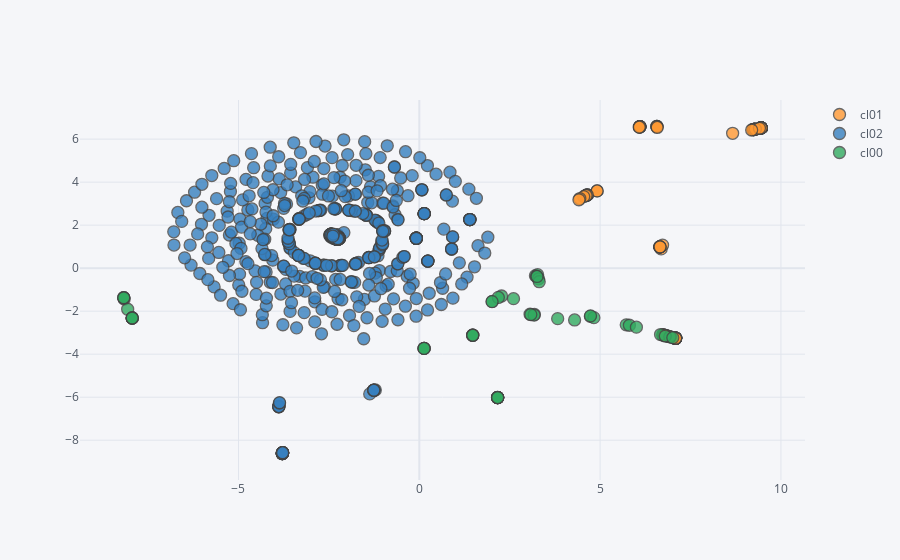

Source (notebook cell):
### Code cell
sc = MinMaxScaler()
Xs = pd.DataFrame(sc.fit_transform(X[best_tfidf]),columns=best_tfidf)
tsne = TSNE(n_components=2,n_jobs=-1)
Xm = pd.DataFrame(tsne.fit_transform(Xs),columns=['d1','d2'])
Xm['cl'] = X['cl']

Xm.iplot(kind='scatter',
                               x='d1',
                               y='d2',
                               mode='markers',
                               categories='cl')

### Figure 1 — Plotly figure (JSON) as saved in the notebook; plotly's stock layout.template omitted (floating-point values rounded to 4 significant figures; data arrays with more than 128 entries replaced by an {"elided": "..."} marker saying what was removed)
{"data": [{"marker": {"color": "rgba(255, 153, 51, 1.0)", "line": {"width": 1.3}, "opacity": 0.8, "size": 12, "symbol": "circle"}, "mode": "markers", "name": "cl01", "textfont": {"color": "#4D5663"}, "type": "scatter", "x": [7.088, 6.895, 7.087, 4.917, 9.236, 9.257, 7.087, 9.256, 6.687, 9.292, 9.454, 9.455, 9.453, 6.823, 9.247, 6.659, 9.453, 7.088, 6.748, 4.645, 4.645, 4.623, 9.292, 6.09, 7.088, 6.895, 4.917, 9.454, 9.228, 6.741, 4.613, 4.645, 9.454, 9.268, 6.732, 4.593, 9.454, 9.454, 9.454, 4.615, 9.268, 7.087, 8.664, 7.088, 7.087, 6.101, 6.655, 6.092, 6.659, 6.655, 6.727, 6.1, 6.654, 7.087, 9.251, 9.454, 7.087, 6.1, 9.454, 7.087, 6.84, 6.098, 4.547, 9.454, 6.1, 6.569, 4.439, 6.097, 9.454, 7.088, 6.1, 6.645, 7.087, 4.414, 9.25, 6.647, 9.454, 9.454, 6.76, 6.812, 6.659, 6.57, 9.454, 9.292, 6.941, 6.569, 9.406, 6.081, 6.778, 6.579, 9.19], "y": [-3.26, -3.172, -3.26, 3.591, 6.443, 6.451, -3.26, 6.451, 0.8958, 6.464, 6.521, 6.521, 6.521, -3.139, 6.447, 0.9893, 6.521, -3.26, -3.108, 3.405, 3.405, 3.388, 6.464, 6.562, -3.26, -3.172, 3.591, 6.521, 6.44, -3.104, 3.38, 3.405, 6.521, 6.455, -3.1, 3.364, 6.521, 6.521, 6.521, 3.381, 6.455, -3.26, 6.271, -3.26, -3.26, 6.583, 0.9895, 6.565, 0.9893, 0.9895, 1.073, 6.583, 0.9895, -3.26, 6.448, 6.521, -3.26, 6.583, 6.521, -3.26, -3.147, 6.575, 3.328, 6.521, 6.583, 6.586, 3.235, 6.573, 6.521, -3.26, 6.583, 0.9895, -3.26, 3.18, 6.448, 0.9896, 6.521, 6.521, -3.11, -3.134, 0.9893, 6.587, 6.521, 6.464, -3.192, 6.586, 6.504, 6.556, -3.118, 6.543, 6.424]}, {"marker": {"color": "rgba(55, 128, 191, 1.0)", "line": {"width": 1.3}, "opacity": 0.8, "size": 12, "symbol": "circle"}, "mode": "markers", "name": "cl02", "textfont": {"color": "#4D5663"}, "type": "scatter", "x": {"elided": "536 float values"}, "y": {"elided": "536 float values"}}, {"marker": {"color": "rgba(50, 171, 96, 1.0)", "line": {"width": 1.3}, "opacity": 0.8, "size": 12, "symbol": "circle"}, "mode": "markers", "name": "cl00", "textfont": {"color": "#4D5663"}, "type": "scatter", "x": [1.477, 1.477, 1.476, 2.168, 4.73, 2.163, 0.1315, 2.166, 2.166, 2.019, 2.164, -8.173, -7.94, -7.939, -8.161, 2.274, 3.063, 5.722, 2.605, 3.211, 3.826, 2.167, -8.064, -7.94, -7.939, -8.172, 6.671, 4.827, 6.929, 2.166, 6.803, 3.271, -8.172, 5.809, 3.242, 2.186, 2.167, 7.01, 4.735, 0.1336, -7.94, 0.1339, 0.131, 2.167, 6.003, 4.294, 3.182, 3.299, 1.479, 3.173, 3.084, 3.315, 3.256, 2.167, 2.01], "y": [-3.121, -3.12, -3.12, -6.02, -2.242, -6.013, -3.731, -6.017, -6.018, -1.549, -6.014, -1.377, -2.319, -2.319, -1.434, -1.295, -2.143, -2.636, -1.419, -0.3541, -2.348, -6.019, -1.912, -2.319, -2.319, -1.377, -3.089, -2.301, -3.192, -6.019, -3.156, -0.3035, -1.377, -2.656, -0.3837, -1.363, -6.019, -3.234, -2.218, -3.732, -2.319, -3.732, -3.731, -6.02, -2.744, -2.409, -2.155, -0.4968, -3.118, -2.181, -2.159, -0.6295, -0.386, -6.019, -1.557]}], "layout": {"legend": {"bgcolor": "#F5F6F9", "font": {"color": "#4D5663"}}, "paper_bgcolor": "#F5F6F9", "plot_bgcolor": "#F5F6F9", "title": {"font": {"color": "#4D5663"}}, "xaxis": {"gridcolor": "#E1E5ED", "showgrid": true, "tickfont": {"color": "#4D5663"}, "title": {"font": {"color": "#4D5663"}, "text": ""}, "zerolinecolor": "#E1E5ED"}, "yaxis": {"gridcolor": "#E1E5ED", "showgrid": true, "tickfont": {"color": "#4D5663"}, "title": {"font": {"color": "#4D5663"}, "text": ""}, "zerolinecolor": "#E1E5ED"}}}
